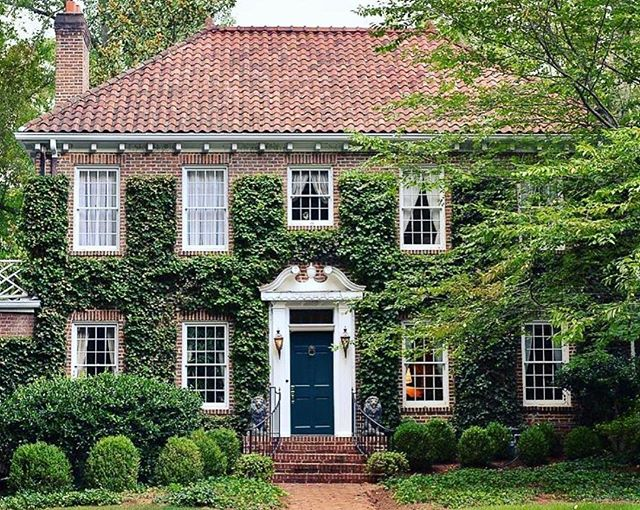
#> input picture house.png, 640 x 510 px
$ python decode.py
#> lines starting #> are read from the running program, lines starting #| are printed output that depends on the picture; after the words box and inside, x2 and y2 are one past the last pixel; in counts of white or black regions, pixels touching at a corner belong together
from PIL import Image, ImageDraw, ImageChops


def decode_image(path_to_png):
    """
    Input: String
    Output: None
    Takes an image, isolates the red channel and creates a new image
    in black and white based on the least significant bit of each
    pixel in the original image (if LSB is 0, new image's
    corresponding pixel will be black, otherwise it will be white).
    Saves resulting image to filesystem.
    """
    # Open the image using PIL:
    encoded_image = Image.open(path_to_png)

    # Separate the red channel from the rest of the image:
    red_channel = encoded_image.split()[0]

    # Create a new PIL image with the same size as the encoded image:
    decoded_image = Image.new("RGB", encoded_image.size)
    pixels = decoded_image.load()
    x_size, y_size = encoded_image.size

    # loop through x_size, y_size
    for x in range(x_size):
        for y in range(y_size):
            # convert each red channel pixel value to binary string
            binary = bin(red_channel.getpixel((x,y)))
            # check if string ends in 0 or 1
            count = len(binary)
            lsb = binary[count-1]
            # ends in 0, pixel at x_size, y_size = black
            if lsb == "0":
                decoded_image.putpixel((x,y), (0,0,0))
            # ends in 1, pixels at x_size, y_size = white
            else:
                decoded_image.putpixel((x,y), (255,255,255))

    # DO NOT MODIFY. Save the decoded image to disk:
    decoded_image.save("decoded_image.png")


def encode_image(path_to_png, text_to_write):
    """
    Input: path_to_png: String, text_to_write: String
    Output: None
    Encodes a secret message in the red channel of a copy of the inputted
    image and saves to filesystem.
    """
#> called with path_to_png = 'house.png', text_to_write = 'known some call is air am'
    # Open the image using PIL:
    base_image = Image.open(path_to_png)
#> base_image is the input picture: PIL image 640x510 RGBA; mean R, G, B, A 104.1, 109.6, 86.3, 255
    # Create a new image to write to
    new_image = Image.new("RGB", base_image.size)
#> new_image: PIL image 640x510 RGB; every value is 0

    # Separate the red channel from the rest of the image:
    base_red_channel = base_image.getchannel(0)
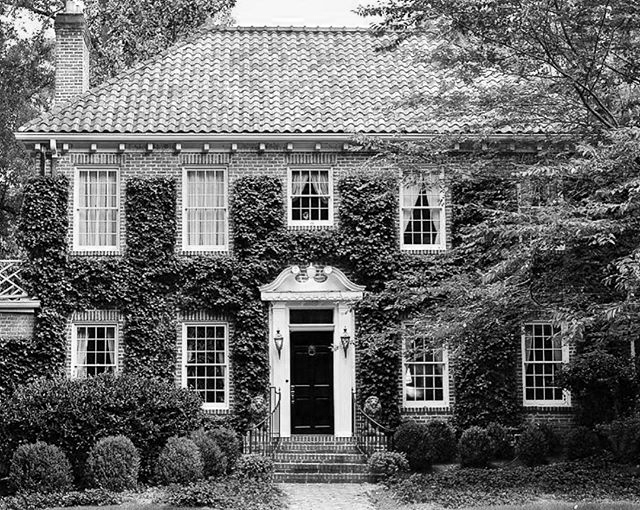
#> base_red_channel: PIL image 640x510 L; min 0, max 255, mean 104.1
    green_channel = base_image.getchannel(1)
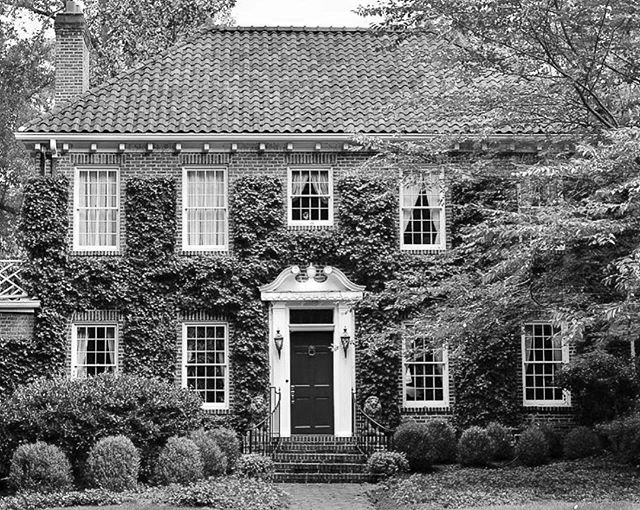
#> green_channel: PIL image 640x510 L; min 0, max 255, mean 109.6
    blue_channel = base_image.getchannel(2)
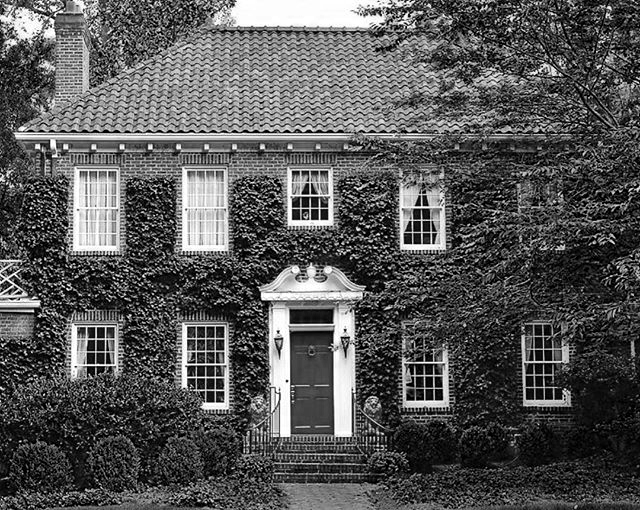
#> blue_channel: PIL image 640x510 L; min 0, max 255, mean 86.3

    # create image from text with same size as base image
    x_size, y_size = base_image.size
#> x_size = 640; y_size = 510
    secret_img = write_text(text_to_write, (x_size, y_size))
#> in write_text, `out = Image.new("RGB", image_size, (1,0,0))`:
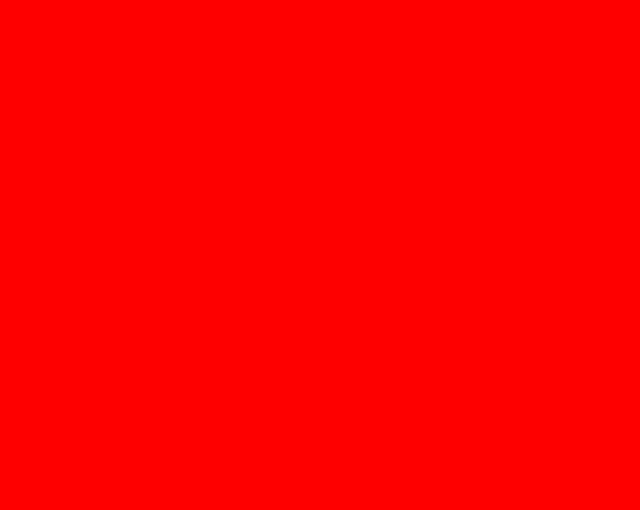
#> out: PIL image 640x510 RGB; mean R, G, B 1, 0, 0; drawn with 1 as white

    # loop through x_size, y_size
    for x in range(x_size):
        for y in range(y_size):
            # get all channel values for pixel at (x, y)
            red_pixel = base_red_channel.getpixel((x,y))
            green_pixel = green_channel.getpixel((x,y))
            blue_pixel = blue_channel.getpixel((x,y))
            # set new image's pixel value at (x, y) to be the same as base
            new_image.putpixel((x,y), (red_pixel, green_pixel, blue_pixel))
            # if red channel pixel is odd
            if red_pixel % 2 == 1:
                # make it even
                red_pixel -= 1
                # reset new images's x,y pixel to new value
                new_image.putpixel((x,y), (red_pixel, green_pixel, blue_pixel))

     # add our new image and secret image together
    encoded_image = ImageChops.add(new_image, secret_img)

    encoded_image.save("encoded_house_image.png")


def write_text(text_to_write, image_size):
    """
    Input: text_to_write: String, image_size: Tuple
    Output: Image
    Takes a string and creates an image with that string included in the red channel
    """
    # create an image
    out = Image.new("RGB", image_size, (1,0,0))

    # get a drawing context
    d = ImageDraw.Draw(out)

    # draw multiline text
    d.multiline_text((10,10), text_to_write, fill=(0, 0, 0))

    return out


if __name__ == "__main__":
    encode_image("house.png", "known some call is air am")
    decode_image("encoded_house_image.png")
#> after the loop in decode_image, `for x in range(x_size):`:
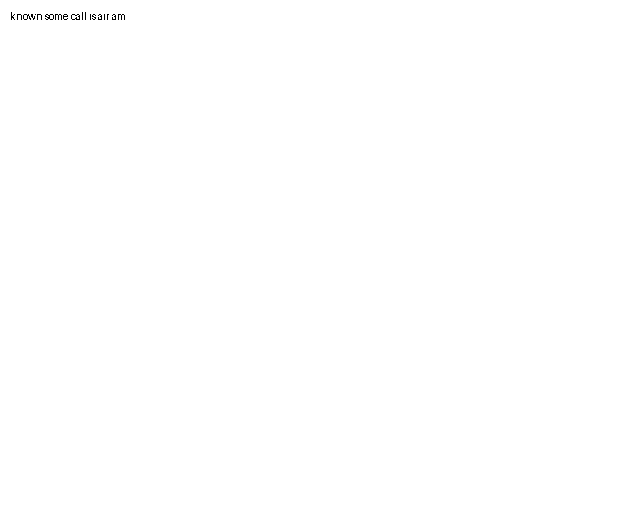
#> decoded_image: PIL image 640x510 RGB; 99.9% white; black in thin lines or dots, all inside (x1, y1, x2, y2) = (11, 12, 125, 20)
